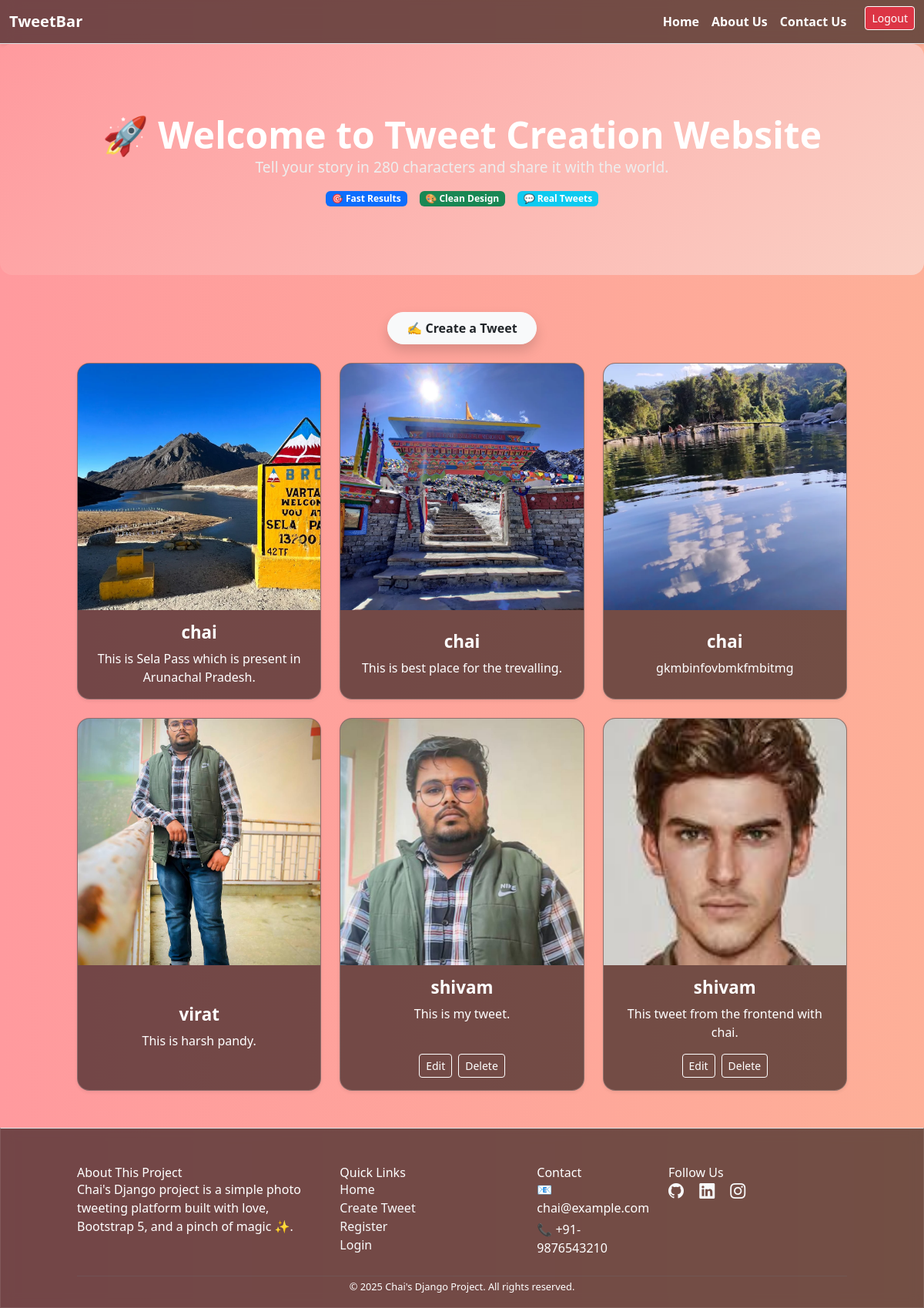
The page /tweet/ (signed in) on the database its author committed.
### tweet/models.py (models this page shows, shortened)
class Tweet(models.Model):
    user = models.ForeignKey(User, on_delete=models.CASCADE)
    text = models.TextField(max_length=240)
    photo = models.ImageField(upload_to='photos/',blank=True, null=True)
    created_at = models.DateTimeField(auto_now_add=True)
    updated_at = models.DateTimeField(auto_now=True)

### tweet/views.py (the view)
# urls.py: path("", views.tweet_list, name='tweet_list'),
def tweet_list(request):
    tweets = Tweet.objects.all().order_by('-created_at')
    return render(request,'tweet_list.html',{'tweets':tweets})

### tweet/templates/tweet_list.html (shortened to what this page needs)
{% extends "layout.html" %}
{% block content %}
<div class="hero-section fade-in">
    <h1 class="hero-title">🚀 Welcome to Tweet Creation Website</h1>
    <p class="hero-subtitle">Tell your story in 280 characters and share it with the world.</p>
    <div class="d-flex justify-content-center gap-3 mt-3">
        <span class="badge bg-primary">🎯 Fast Results</span>
        <span class="badge bg-success">🎨 Clean Design</span>
        <span class="badge bg-info">💬 Real Tweets</span>
    </div>
</div>
<div class="container mt-5 mb-5 fade-in">
    <div class="d-flex justify-content-center mb-4">
        <a class="btn btn-light text-dark fw-bold px-4 py-2 rounded-pill shadow" href="{% url 'tweet_create' %}">
            ✍️ Create a Tweet
        </a>
    </div>
    {% if tweets %}
        <div class="row row-cols-1 row-cols-md-2 row-cols-lg-3 g-4">
            {% for tweet in tweets %}
                <div class="col">
                    <div class="card tweet-card shadow-sm h-100">
                        <img src="{{ tweet.photo.url }}" class="tweet-img" alt="Tweet Image">
                        <div class="card-body">
                            <h5 class="card-title">{{ tweet.user.username }}</h5>
                            <p class="card-text">{{ tweet.text }}</p>
                            {% if tweet.user == user %}
                                <div class="d-flex justify-content-center gap-2 mt-auto">
                                    <a href="{% url 'tweet_edit' tweet.id %}" class="btn btn-sm btn-outline-primary">Edit</a>
                                    <a href="{% url 'tweet_delete' tweet.id %}" class="btn btn-sm btn-outline-danger">Delete</a>
                                </div>
                            {% endif %}
                        </div>
                    </div>
                </div>
            {% endfor %}
        </div>
    {% else %}
        <p class="text-center text-light mt-5">No tweets available yet. Be the first to create one!</p>
    {% endif %}
</div>
{% endblock %}

### templates/layout.html (style rules this page uses)
body { min-height: 100vh; margin: 0; background: linear-gradient(270deg, #ff9a9e, #fad0c4, #fbc2eb, #a18cd1, #8ec5fc, #e0c3fc, #fccb90, #ff9a9e ); background-size: 1600% 1600%; animation: gradientFlow 30s ease infinite; font-family: 'Segoe UI', sans-serif; color: #ffffff; }
footer, .card-title, .card-text { color: #ffffff !important; }
a { color: #ffe4f6; transition: color 0.3s ease; }

### tweet/templates/tweet_list.html (style rules this page uses)
.hero-section { position: relative; width: 100%; min-height: 300px; background-image: linear-gradient(135deg, #ff9a9e 0%, #fad0c4 100%); background-size: cover; background-position: center; background-repeat: no-repeat; display: flex; flex-direction: column; justify-content: center; align-items: center; text-align: center; padding: 4rem 1rem; border-radius: 1rem; overflow: hidden; color: #fff; }
.hero-title { font-size: 3rem; font-weight: bold; }
.hero-subtitle { font-size: 1.2rem; color: #eee; }
.tweet-card { height: 550px; transition: transform 0.3s ease, box-shadow 0.3s ease; border-radius: 1rem; overflow: hidden; border: 1px solid rgba(255, 255, 255, 0.2); background: rgba(0, 0, 0, 0.55); backdrop-filter: blur(10px); display: flex; flex-direction: column; }
.tweet-img { height: 320px; width: 100%; object-fit: cover; }
.card-body { flex: 1; display: flex; flex-direction: column; justify-content: center; align-items: center; text-align: center; padding: 1rem; }
.card-title { font-size: 1.4rem; font-weight: 600; color: #fff; margin-bottom: 0.5rem; }
.card-text { font-size: 1rem; color: #ddd; margin-bottom: 1rem; }
.fade-in { animation: fadeIn 1s ease-in-out both; }
.btn-outline-primary, .btn-outline-danger { color: #fff; border-color: #fff; }

### rows shown on the page
Tweet: photo (picture), user.username "chai", text "This is Sela Pass which is present in Arunachal Pradesh."
Tweet: photo (picture), user.username "chai", text "This is best place for the trevalling."
Tweet: photo (picture), user.username "chai", text "gkmbinfovbmkfmbitmg"
Tweet: photo (picture), user.username "virat", text "This is harsh pandy."
Tweet: photo (picture), user.username "shivam", text "This is my tweet.", shows "Edit"
Tweet: photo (picture), user.username "shivam", text "This tweet from the frontend with chai.", shows "Edit"

### other values the page prints
{{ year|default:"2025" }} "2025"
